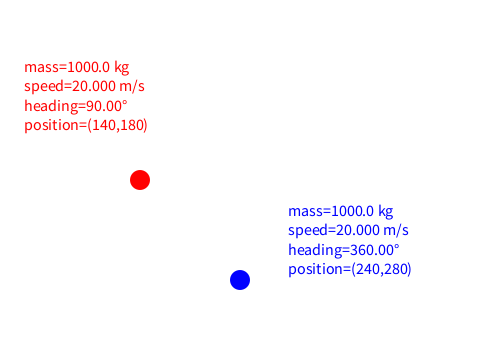
Frame 1 (no input)
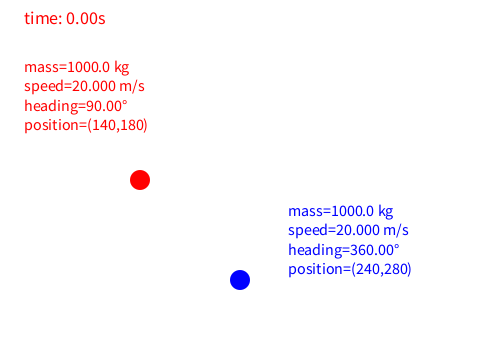
Frame 60 (the mouse pressed at the canvas centre just before this capture)
Frame 120 (the mouse held since frame 60 and released just before this capture): identical to frame 60, image omitted

The Processing sketch that drew these frames (run headless with seeded random() and noise(); from frame 60 on, the mouse is pressed at the canvas centre):

// Processing sketch: collisionAnyAngle
// ── collisionAnyAngle.pde
CarSystem carSystem;
float carScale = 0.2;
color bgColor = color(255);
color txtColor = color(0, 0, 100);
boolean fade = false;
float elapsedTimeToLastClockStopInMillis;
boolean clockRunning = false;
float timeClockStarted;
float secondsFromStartToCollision = 5;
String debug = "";

void setup() {
  size(480, 360);
  background(bgColor);
  resetClock();
  carSystem = new CarSystem();
  noStroke();
}

void resetClock() {
  timeClockStarted = (float) millis();
  elapsedTimeToLastClockStopInMillis = 0;
}

void draw() {
  smooth();
  if (fade) {
    fill(bgColor, 15);
    rect(0, 0, width, height);
  } 
  else {
    background(bgColor);
  }
  String timeMessage = "time: " + formatFloat(0.001 * elapsedTimeInMillis(), 2)+"s";
  drawString(timeMessage, 18, 0, width/20, width/20);
  carSystem.drawIt();
}

void drawString(String s, int tSize, color c, float x, float y) {
  textSize(tSize);
  float tw = textWidth(s);
  //  fill(bgColor);
  //  rect(x, y-tSize, tw, tSize * 6);
  //  fill(c);
  text(s, x, y);
}

void run(boolean runClock) {
  if (clockRunning) {
    //clock is being stopped
    elapsedTimeToLastClockStopInMillis = elapsedTimeInMillis();
  } 
  else {
    //clock is being started
    timeClockStarted = millis();
  }
  clockRunning = !clockRunning;
}

float elapsedTimeInMillis() {
  return elapsedTimeToLastClockStopInMillis + (clockRunning ? millis() - timeClockStarted : 0);
}

String formatFloat(float x, int numPlaces) {
  int power = 1;
  for (int i = 0; i < numPlaces; ++i)
    power *= 10;
  int expanded = (int) (x * power + 0.5);
  int whole = (int) (expanded / power);
  String frac = ""+ (expanded % power);
  while (frac.length () < numPlaces)
    frac = "0"+frac;
  return ""+whole+"."+frac;
}

// Called from javascript in the browser.
void setHeading(int carNumber, float m) {
  carSystem.setHeading(carNumber, m);
}

// Called from javascript in the browser.
void setMass(int carNumber, float m) {
  carSystem.setMass(carNumber, m);
}

// Called from javascript in the browser.
void setSpeed(int carNumber, float s) {
  carSystem.setSpeed(carNumber, s);
}

class Car {
  TwoDVector position;
  ArrayList<TwoDVector> pastPositions;
  TwoDVector v_0;
  TwoDVector velocity;
  float mass_ = 1000;
  color c;
  boolean drag = false;
  float timeOfLastMove = 0;
  boolean isOnLeft = false;

  Car(TwoDVector v, color c_) {
    v_0 = v;
    c = c_;
    reset();
  }

  void reset() {
    velocity = v_0;
    position = new TwoDVector(width/2, height/2);
    position = position.plus(velocity.scaleBy(-secondsFromStartToCollision));
    pastPositions = new ArrayList<TwoDVector>();
  }

  float diameter() {
    return 10 * carScale * pow(mass_, 1.0/3);
  }

  float distance(Car c) {
    return dist(position.x, position.y, c.position.x, c.position.y);
  }

  boolean touching(Car c) {
    return position.distance(c.position) < (diameter() + c.diameter()) * 0.5;
  }

  void drawIt() {
    int maxNumberPastPositions = 20;
    float d = diameter();
    while (pastPositions.size () >= maxNumberPastPositions) {
      pastPositions.remove(0);
    }
    float i = 1;
    for (TwoDVector pastPosition : pastPositions) {
      fill(c, 20.0 *  i / pastPositions.size());
      ellipse(pastPosition.x, pastPosition.y, d, d);
      ++i;
    }
    fill(c);
    ellipse(position.x, position.y, d, d);
    if (pastPositions.isEmpty() || position.distance(pastPositions.get(pastPositions.size() - 1)) > d*0.25) {
      pastPositions.add(position);
    }

    String description = "mass="+mass_+" kg"  
      +"\nspeed="+ formatFloat(velocity.len(), 3) + " m/s"
      +"\nheading="+formatFloat(velocity.hdg(), 2) + "\u00b0"
    +"\nposition="+position.display() +" ";
    int fontSize = 16;
    if (isOnLeft) {
      drawString( description, fontSize, c, width * 0.05, height * 0.20);
    } 
    else {
      drawString( description, fontSize, c, width * 0.6, height  * 0.6);
    }
  }

  float angle() {
    if (velocity.x == 0) {
      return 0.5 * (( velocity.y < 0 )? PI : -PI);
    }
    return atan( - velocity.y / velocity.x  ) + ((velocity.x < 0) ?  PI : 0);
  }

  void setIsOnLeft(boolean is_) {
    isOnLeft = is_;
  }

  TwoDVector momentum() {
    return velocity.scaleBy(mass_);
  }

  Car move() {
    float t = elapsedTimeInMillis() * 0.001;
    float dt = t - timeOfLastMove;
    position = position.plus(velocity.scaleBy(dt));
    timeOfLastMove = t;
    return this;
  }

  Car setSpeed(float s) {
    float minSpeed = 1.0e-9;
    if( s < minSpeed)
      s = minSpeed;
    v_0 = v_0.unit().scaleBy(s);
    return this;
  }

  Car setHeading(float headingInDegrees) {
    float spd = v_0.len();
    float a = PI * 0.5 - (headingInDegrees * PI / 180);
    v_0 = new TwoDVector(spd * cos(a), -spd * sin(a));
    return this;
  }

  Car setMass(float m_) {
    mass_ = m_;
    return this;
  }

  Car setPostCollisionVelocity(TwoDVector v) {
    velocity = v;
    return this;
  }
}

class CarSystem {
  ArrayList<Car> cars;
  boolean collided = false;

  CarSystem() {
    cars = new ArrayList<Car>();

    Car car = new Car(new TwoDVector(20, 0), color(255, 0, 0));
    cars.add(car);
    car.setIsOnLeft(true);

    car = new Car(new TwoDVector(0, -20), color(0, 0, 255));
    cars.add(car);
  }

  void drawIt() {
    Car car0 = cars.get(0);
    Car car1 = cars.get(1);
    if (car0.mass_ > car1.mass_) {
      car0.move().drawIt();
      car1.move().drawIt();
    } 
    else {
      car1.move().drawIt();
      car0.move().drawIt();
    }
    if (car0.touching(car1)) {
      TwoDVector momentum = car0.momentum();
      momentum = momentum.plus(car1.momentum());

      //Argg! Multiplying by 1.0 is a hack to get
      //processing.js to treat the masses as numbers 
      //rather than strings.
      float scaleFactor = 1.0/(car0.mass_ +  1.0 * car1.mass_);
      TwoDVector v = momentum.scaleBy(scaleFactor);
      car0.setPostCollisionVelocity(v);
      car1.setPostCollisionVelocity(v);
    }
  }

  void resetCars() {
    resetClock();
    for (Car car: cars)
      car.reset();
    background(bgColor);
  }    

  void setHeading(int carNumber, float h) {
    cars.get(carNumber).setHeading(h);
    resetCars();
  }

  void setMass(int carNumber, float m) {
    cars.get(carNumber).setMass(m);
    resetCars();
  }

  void setSpeed(int carNumber, float s) {
    cars.get(carNumber).setSpeed(s);
    resetCars();
  }
}

float hdgFromAngle(float a) {
  float h = 90.0 - a * 180.0/PI ;
  while (h <= 0) h += 360;
  while (h > 360) h -= 360;
  return h;
}

class TwoDVector {
  float x, y;

  TwoDVector(float x_, float y_) {
    x = x_;
    y = y_;
  }

  float angle() {
    if (x == 0) {
      return 0.5 * (( y < 0 )? PI : -PI);
    }
    return atan( - y / x  ) + ((x < 0) ?  PI : 0);
  }

  float hdg() {
    return hdgFromAngle(angle());
  }

  TwoDVector scaleBy(float s) {
    return new TwoDVector(x * s, y * s);
  }

  TwoDVector plus(TwoDVector v) {
    return new TwoDVector(x + v.x, y + v.y);
  }

  float len() {
    return dist(0, 0, x, y);
  }

  TwoDVector unit() {
    return new TwoDVector(x / len(), y / len());
  }

  float distance(TwoDVector v) {
    return dist(x, y, v.x, v.y);
  }

  String display() {
    return "("+((int)(x+0.5))+","+((int)(y+0.5))+")";
  }
}
